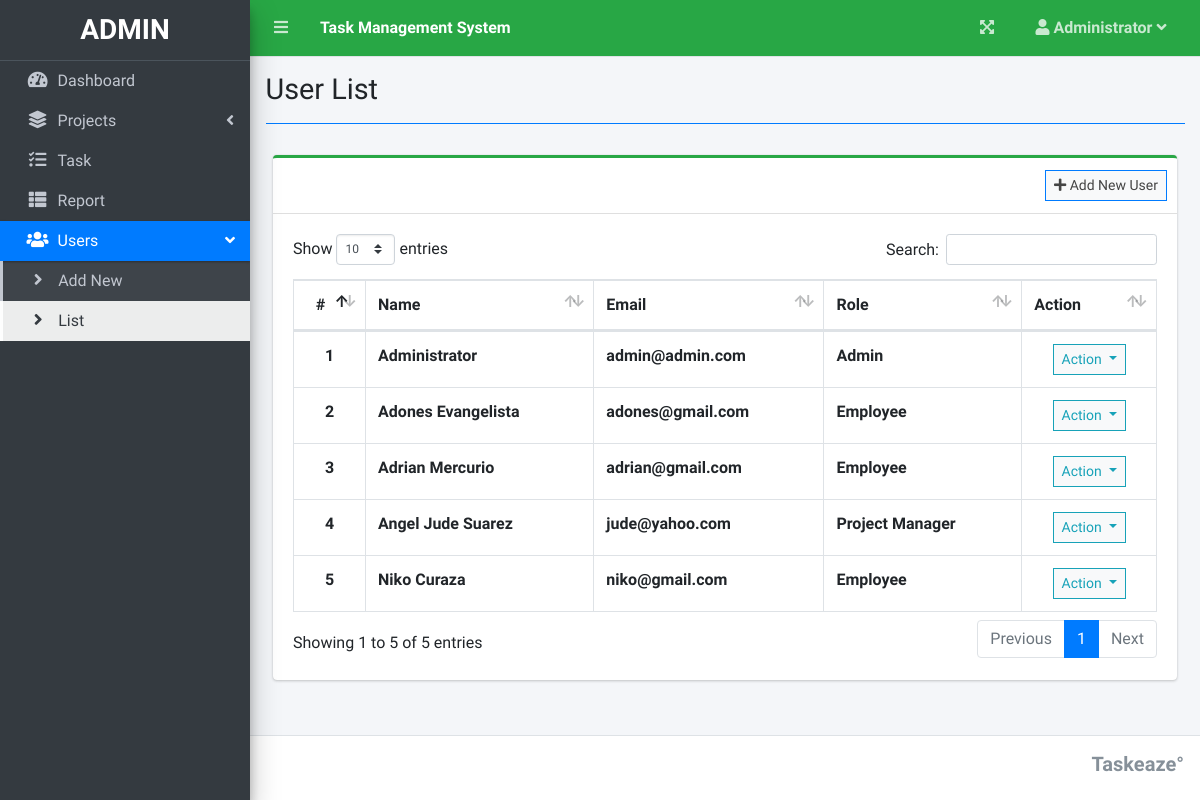
The app's page /index.php?page=user_list (signed in), older data.
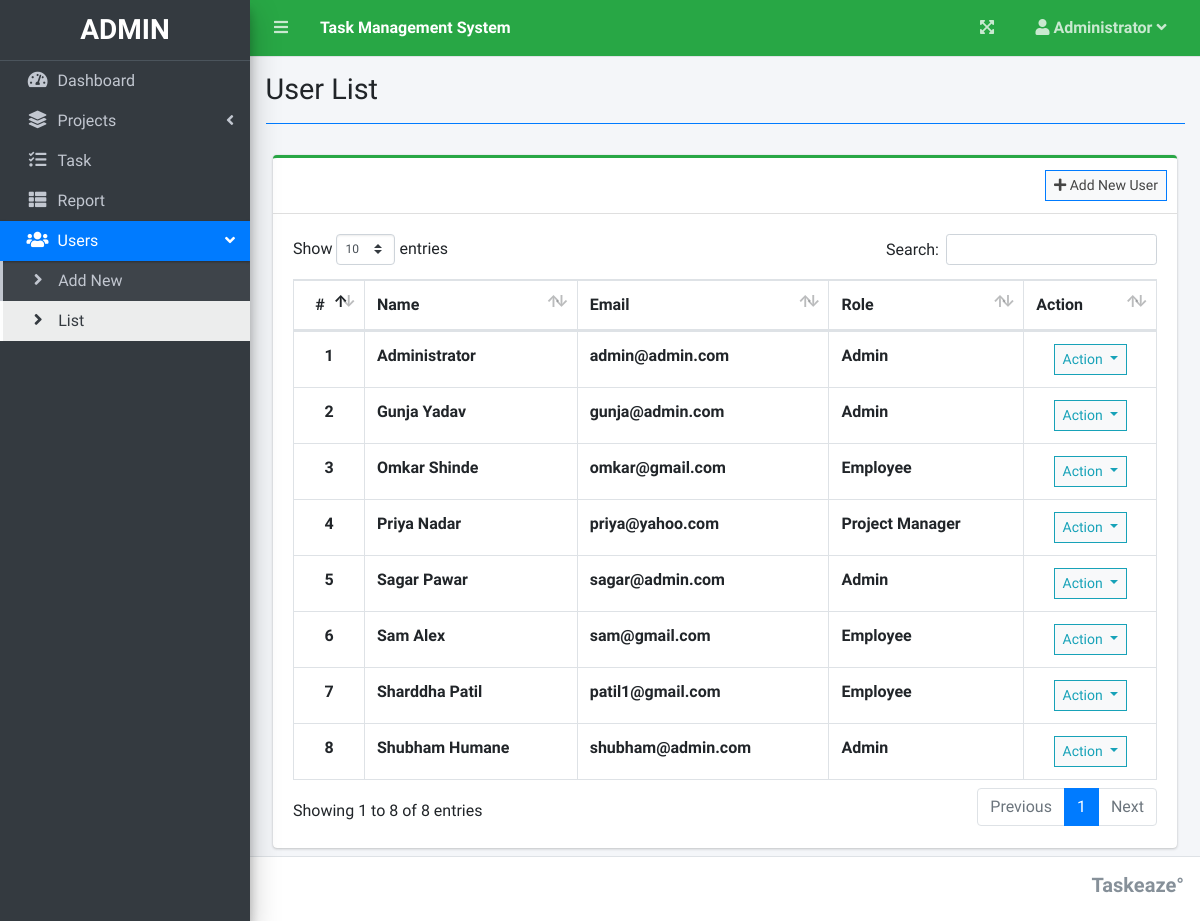
The same page, newer data.
### tables this page shows
CREATE TABLE `users` (
  `id` int(30) NOT NULL,
  `firstname` varchar(200) NOT NULL,
  `lastname` varchar(200) NOT NULL,
  `email` varchar(200) NOT NULL,
  `password` text NOT NULL,
  `type` tinyint(1) NOT NULL DEFAULT 2 COMMENT '1 = admin, 2 = staff',
  `avatar` text NOT NULL DEFAULT 'no-image-available.png',
  `date_created` datetime NOT NULL DEFAULT current_timestamp()
);

### user_list.php (the view, shortened to what this page needs)
<?php include'db_connect.php' ?>
<div class="col-lg-12">
	<div class="card card-outline card-success">
		<div class="card-header">
			<div class="card-tools">
				<a class="btn btn-block btn-sm btn-default btn-flat border-primary" href="./index.php?page=new_user"><i class="fa fa-plus"></i> Add New User</a>
			</div>
		</div>
		<div class="card-body">
			<table class="table tabe-hover table-bordered" id="list">
				<thead>
					<tr>
						<th class="text-center">#</th>
						<th>Name</th>
						<th>Email</th>
						<th>Role</th>
						<th>Action</th>
					</tr>
				</thead>
				<tbody>
					<?php
					$i = 1;
					$type = array('',"Admin","Project Manager","Employee");
					$qry = $conn->query("SELECT *,concat(firstname,' ',lastname) as name FROM users order by concat(firstname,' ',lastname) asc");
					while($row= $qry->fetch_assoc()):
					?>
					<tr>
						<th class="text-center"><?php echo $i++ ?></th>
						<td><b><?php echo ucwords($row['name']) ?></b></td>
						<td><b><?php echo $row['email'] ?></b></td>
						<td><b><?php echo $type[$row['type']] ?></b></td>
						<td class="text-center">
							<button type="button" class="btn btn-default btn-sm btn-flat border-info wave-effect text-info dropdown-toggle" data-toggle="dropdown" aria-expanded="true">
		                      Action
		                    </button>
						</td>
					</tr>
				<?php endwhile; ?>
				</tbody>
			</table>
		</div>
	</div>
</div>

### index.php (shortened to what this page needs)
<!DOCTYPE html>
<html lang="en">
<?php
	include 'header.php'
?>
<body class="hold-transition sidebar-mini layout-fixed layout-navbar-fixed layout-footer-fixed">
<div class="wrapper">
  <?php include 'topbar.php' ?>
  <?php include 'sidebar.php' ?>
  <div class="content-wrapper">
    <div class="content-header">
      <div class="container-fluid">
        <div class="row mb-2">
          <div class="col-sm-6">
            <h1 class="m-0"><?php echo $title ?></h1>
          </div>
        </div>
            <hr class="border-primary">
      </div>
    </div>
    <section class="content">
      <div class="container-fluid">
         <?php
            $page = isset($_GET['page']) ? $_GET['page'] : 'home';
            if(!file_exists($page.".php")){
                include '404.html';
            }else{
            include $page.'.php';
            }
          ?>
      </div>
    </section>
  </div>
  <footer class="main-footer">
    <div class="float-right d-none d-sm-inline-block">
     <large><h5><b><?php echo "Taskeaze°" ?></b></h5></large>
    </div>
  </footer>
</div>
</body>
</html>

### header.php (shortened to what this page needs)
<head>
  <?php
  $title = isset($_GET['page']) ? ucwords(str_replace("_", ' ', $_GET['page'])) : "Home";
  ?>
  <link rel="stylesheet" href="assets/plugins/fontawesome-free/css/all.min.css">
  <link rel="stylesheet" href="assets/plugins/overlayScrollbars/css/OverlayScrollbars.min.css">
  <link rel="stylesheet" href="assets/plugins/datatables-bs4/css/dataTables.bootstrap4.min.css">
  <link rel="stylesheet" href="assets/plugins/datatables-responsive/css/responsive.bootstrap4.min.css">
  <link rel="stylesheet" href="assets/plugins/datatables-buttons/css/buttons.bootstrap4.min.css">
  <link rel="stylesheet" href="assets/plugins/select2/css/select2.min.css">
  <link rel="stylesheet" href="assets/plugins/select2-bootstrap4-theme/select2-bootstrap4.min.css">
  <link rel="stylesheet" href="assets/plugins/sweetalert2-theme-bootstrap-4/bootstrap-4.min.css">
  <link rel="stylesheet" href="assets/plugins/toastr/toastr.min.css">
  <link rel="stylesheet" href="assets/plugins/dropzone/min/dropzone.min.css">
  <link rel="stylesheet" href="assets/dist/css/jquery.datetimepicker.min.css">
  <link rel="stylesheet" href="assets/plugins/icheck-bootstrap/icheck-bootstrap.min.css">
  <link rel="stylesheet" href="assets/plugins/bootstrap4-toggle/css/bootstrap4-toggle.min.css">
  <link rel="stylesheet" href="assets/dist/css/adminlte.min.css">
  <link rel="stylesheet" href="assets/dist/css/styles.css">
  <link rel="stylesheet" href="assets/plugins/summernote/summernote-bs4.min.css">
</head>

### topbar.php (shortened to what this page needs)
<nav class="main-header navbar navbar-expand navbar-success navbar-dark ">
  <ul class="navbar-nav">
    <?php if(isset($_SESSION['login_id'])): ?>
    <li class="nav-item">
      <a class="nav-link" data-widget="pushmenu" href="" role="button"><i class="fas fa-bars"></i></a>
    </li>
  <?php endif; ?>
    <li>
       <a class="nav-link text-white"  href="./" role="button"> <large><b><?php echo $_SESSION['system']['name'] ?></b></large></a>
    </li>
  </ul>
  <ul class="navbar-nav ml-auto">
    <li class="nav-item">
      <a class="nav-link" data-widget="fullscreen" href="#" role="button">
        <i class="fas fa-expand-arrows-alt"></i>
      </a>
    </li>
   <li class="nav-item dropdown">
          <a class="nav-link"  data-toggle="dropdown" aria-expanded="true" href="javascript:void(0)">
            <span>
              <div class="d-felx badge-pill">
                <span class="fa fa-user"></span>
                <span><b><?php echo ucwords($_SESSION['login_firstname']) ?></b></span>
                <span class="fa fa-angle-down"></span>
              </div>
            </span>
          </a>
    </li>
  </ul>
</nav>

### sidebar.php (shortened to what this page needs)
<aside class="main-sidebar sidebar-dark-primary elevation-4">
  <div class="dropdown">
 	<a href="./" class="brand-link">
      <?php if($_SESSION['login_type'] == 1): ?>
      <h3 class="text-center p-0 m-0"><b>ADMIN</b></h3>
      <?php else: ?>
      <h3 class="text-center p-0 m-0"><b>USER</b></h3>
      <?php endif; ?>
  </a>
  </div>
  <div class="sidebar pb-4 mb-4">
    <nav class="mt-2">
      <ul class="nav nav-pills nav-sidebar flex-column nav-flat" data-widget="treeview" role="menu" data-accordion="false">
        <li class="nav-item dropdown">
          <a href="./" class="nav-link nav-home">
            <i class="nav-icon fas fa-tachometer-alt"></i>
            <p>
              Dashboard
            </p>
          </a>
        </li>
        <li class="nav-item">
          <a href="#" class="nav-link nav-edit_project nav-view_project">
            <i class="nav-icon fas fa-layer-group"></i>
            <p>
              Projects
              <i class="right fas fa-angle-left"></i>
            </p>
          </a>
        </li>
        <li class="nav-item">
              <a href="./index.php?page=task_list" class="nav-link nav-task_list">
                <i class="fas fa-tasks nav-icon"></i>
                <p>Task</p>
              </a>
        </li>
        <?php if($_SESSION['login_type'] != 3): ?>
         <li class="nav-item">
              <a href="./index.php?page=reports" class="nav-link nav-reports">
                <i class="fas fa-th-list nav-icon"></i>
                <p>Report</p>
              </a>
        </li>
        <?php endif; ?>
        <?php if($_SESSION['login_type'] == 1): ?>
        <li class="nav-item">
          <a href="#" class="nav-link nav-edit_user">
            <i class="nav-icon fas fa-users"></i>
            <p>
              Users
              <i class="right fas fa-angle-left"></i>
            </p>
          </a>
          <ul class="nav nav-treeview">
            <li class="nav-item">
              <a href="./index.php?page=new_user" class="nav-link nav-new_user tree-item">
                <i class="fas fa-angle-right nav-icon"></i>
                <p>Add New</p>
              </a>
            </li>
            <li class="nav-item">
              <a href="./index.php?page=user_list" class="nav-link nav-user_list tree-item">
                <i class="fas fa-angle-right nav-icon"></i>
                <p>List</p>
              </a>
            </li>
          </ul>
        </li>
      <?php endif; ?>
      </ul>
    </nav>
  </div>
</aside>

Row changes from the older to the newer data that the page shows:
removed users: name "Angel Jude Suarez", email "jude@yahoo.com", type "Project Manager"
removed users: name "Niko Curaza", email "niko@gmail.com", type "Employee"
added users: name "Gunja Yadav", email "gunja@admin.com", type "Admin"
changed users: name "Adones Evangelista" → "Omkar Shinde"; email "adones@gmail.com" → "omkar@gmail.com"
added users: name "Priya Nadar", email "priya@yahoo.com", type "Project Manager"
added users: name "Sagar Pawar", email "sagar@admin.com", type "Admin"
added users: name "Sam Alex", email "sam@gmail.com", type "Employee"
added users: name "Sharddha Patil", email "patil1@gmail.com", type "Employee"
changed users: name "Adrian Mercurio" → "Shubham Humane"; email "adrian@gmail.com" → "shubham@admin.com"; type "Employee" → "Admin"
Text that changed along with them:
text written by a page script: "Show entries Search: Showing 1 to 5 of 5 entries Previous 1 Next" → "Show entries Search: Showing 1 to 8 of 8 entries Previous 1 Next"
